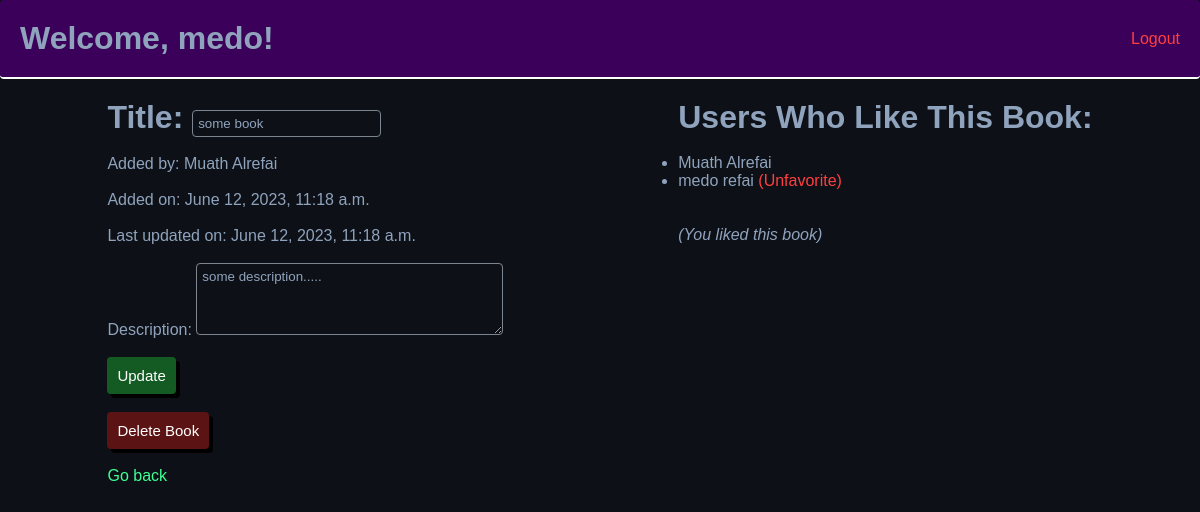
The app's page /books/edit/3 (signed in) with its own data.
### login_app/models.py (models this page shows)
class User(models.Model):
    first_name = models.CharField(max_length=255)
    last_name = models.CharField(max_length=255)
    email = models.EmailField(max_length=254)
    password = models.CharField(max_length=255)
    created_at = models.DateTimeField(auto_now_add=True)
    updated_at = models.DateTimeField(auto_now=True)
    objects = Validator()

### favorites_app/models.py (models this page shows)
class Book(models.Model):
    title = models.CharField(max_length=255)
    description = models.TextField(default="No description added, click Edit to add one now!")
    uploaded_by = models.ForeignKey(User, related_name="books_uploaded", on_delete=models.CASCADE)
    users_who_like = models.ManyToManyField(User, related_name="liked_books")
    created_at = models.DateTimeField(auto_now_add=True)
    updated_at = models.DateTimeField(auto_now=True)

### favorites_app/views.py (the view)
# urls.py: path('books/edit/<int:ID>', views.view_edit_book),
def view_edit_book(request, ID):
    user = User.objects.get(id=request.session['userid'])
    book = Book.objects.get(id = ID)
    context = {
        "user": user,
        "books": models.get_all_books_model(),
        "book": book
    }
    return render(request, 'edit_book.html', context)

### favorites_app/models.py (called while the page is built)
def get_all_books_model():
    return Book.objects.all()

### favorites_app/templates/edit_book.html (shortened to what this page needs)
<!DOCTYPE html>
<html lang="en">
<head>
    {% load static %}
    <link rel="stylesheet" href="{% static 'books/style.css' %}">
</head>
<body>
    <div class="navbar">
        <h1>Welcome, {{user.first_name}}!</h1>
        <a href="/logout" class="anchor">Logout</a>
    </div>
    <div class="container_book_info">
        <div class="content_left">
            <form action="/books/update" method="POST">
                <h1>Title: <input type="text" name="book_title" value="{{book.title}}" class="textBoxes"></h1><br>
                <p>Added by: {{book.uploaded_by.first_name}} {{book.uploaded_by.last_name}}</p><br>
                <p>Added on: {{book.created_at}}</p><br>
                <p>Last updated on: {{book.updated_at}}</p><br>
                <p>Description: <textarea name="book_desc" cols="35" rows="4" class="textBoxes">{{book.description}}</textarea></p><br>
                <button type="submit" class="btn">Update</button>
            </form><br>
            <form action="/books/delete" method="POST">
                <input type="submit" value="Delete Book" class="btnR">
            </form><br>
            <a href="/books" class="anchorG">Go back</a>
        </div>
        <div class="content_right">
            <h1>Users Who Like This Book: </h1><br>
            <ul>
                {% for liked_user in book.users_who_like.all %}
                <li>{{liked_user.first_name}} {{liked_user.last_name}}
                    {% if user == liked_user %}
                    <a href="/unfav_book/{{book.id}}" class="anchor">(Unfavorite)</a>
                    {% endif %}
                </li>
                {% endfor %}
            </ul><br><br>
            {% if user in book.users_who_like.all %}
            <p><em>(You liked this book)</em></p>
            {% else %}
            <a href="/fav_book/{{book.id}}" class="anchorG">Add to Favorites</a>
            {% endif %}
        </div>
    </div>
</body>
</html>

### favorites_app/static/books/style.css (style rules this page uses)
* { margin: 0; padding: 0; font-family: helvetica; }
body { background-color: #0d1117; color: #90a3bd; }
.navbar { border-bottom: 2px solid white; background-color: rgb(59, 0, 89); border-radius: 4px; display: flex; justify-content: space-between; padding: 20px; width: cover; align-items: center; }
.btn { padding: 10px; color: white; background-color: #135b22; border: none; text-decoration: none; cursor: pointer; box-shadow: 4px 4px black; border-radius: 4px; width: fit-content; font-size: 15px; transition: 80ms cubic-bezier(0.33, 1, 0.68, 1); transition-property: color, background-color, box-shadow, border-color; }
.btnR { padding: 10px; color: white; background-color: #5b1313; border: none; text-decoration: none; cursor: pointer; box-shadow: 4px 4px black; border-radius: 4px; width: fit-content; font-size: 15px; transition: 80ms cubic-bezier(0.33, 1, 0.68, 1); transition-property: color, background-color, box-shadow, border-color; }
.textBoxes { border: 1px solid #7d8590; background-color: #0d1117; border-radius: 4px; color: #90a3bd; padding: 5px; }
.anchor { text-decoration: none; color: rgb(255, 63, 63); }
.anchorG { text-decoration: none; color: rgb(63, 255, 146); }
.container_book_info { margin: 20px; display: flex; justify-content: space-around; }

### records on screen
User: first_name "medo", last_name "refai"
Book: book_title "some book", uploaded_by.first_name "Muath", uploaded_by.last_name "Alrefai", created_at "June 12, 2023, 11:18 a.m.", updated_at "June 12, 2023, 11:18 a.m.", book_desc "some description....."
User: first_name "Muath", last_name "Alrefai"
